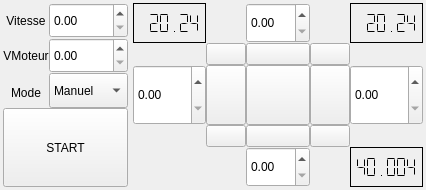
     <widget class="QWidget" name="command_w" native="true">
      <property name="sizePolicy">
       <sizepolicy hsizetype="Expanding" vsizetype="Expanding">
        <horstretch>0</horstretch>
        <verstretch>0</verstretch>
       </sizepolicy>
      </property>
      <layout class="QHBoxLayout" name="horizontalLayout">
       <property name="spacing">
        <number>5</number>
       </property>
       <property name="leftMargin">
        <number>3</number>
       </property>
       <property name="topMargin">
        <number>3</number>
       </property>
       <property name="rightMargin">
        <number>3</number>
       </property>
       <property name="bottomMargin">
        <number>3</number>
       </property>
       <item>
        <layout class="QGridLayout" name="movement_layout">
         <property name="spacing">
          <number>0</number>
         </property>
         <item row="4" column="0" rowspan="2">
          <widget class="QLabel" name="mode_label">
           <property name="minimumSize">
            <size>
             <width>0</width>
             <height>35</height>
            </size>
           </property>
           <property name="maximumSize">
            <size>
             <width>16777215</width>
             <height>30</height>
            </size>
           </property>
           <property name="text">
            <string>Mode</string>
           </property>
           <property name="alignment">
            <set>Qt::AlignCenter</set>
           </property>
          </widget>
         </item>
         <item row="2" column="1" rowspan="2">
          <widget class="QDoubleSpinBox" name="vmoteur_SpBox">
           <property name="minimumSize">
            <size>
             <width>0</width>
             <height>35</height>
            </size>
           </property>
           <property name="maximumSize">
            <size>
             <width>16777215</width>
             <height>35</height>
            </size>
           </property>
           <property name="maximum">
            <double>10000.000000000000000</double>
           </property>
           <property name="stepType">
            <enum>QAbstractSpinBox::AdaptiveDecimalStepType</enum>
           </property>
          </widget>
         </item>
         <item row="0" column="1" rowspan="2">
          <widget class="QDoubleSpinBox" name="vitesse_SpBox">
           <property name="minimumSize">
            <size>
             <width>0</width>
             <height>35</height>
            </size>
           </property>
           <property name="maximumSize">
            <size>
             <width>16777215</width>
             <height>35</height>
            </size>
           </property>
           <property name="decimals">
            <number>2</number>
           </property>
           <property name="maximum">
            <double>10000.000000000000000</double>
           </property>
           <property name="stepType">
            <enum>QAbstractSpinBox::AdaptiveDecimalStepType</enum>
           </property>
          </widget>
         </item>
         <item row="2" column="0" rowspan="2">
          <widget class="QLabel" name="vmoteur_label">
           <property name="minimumSize">
            <size>
             <width>0</width>
             <height>35</height>
            </size>
           </property>
           <property name="maximumSize">
            <size>
             <width>16777215</width>
             <height>35</height>
            </size>
           </property>
           <property name="text">
            <string>VMoteur</string>
           </property>
           <property name="alignment">
            <set>Qt::AlignCenter</set>
           </property>
          </widget>
         </item>
         <item row="0" column="0" rowspan="2">
          <widget class="QLabel" name="vitesse_label">
           <property name="minimumSize">
            <size>
             <width>0</width>
             <height>35</height>
            </size>
           </property>
           <property name="maximumSize">
            <size>
             <width>16777215</width>
             <height>35</height>
            </size>
           </property>
           <property name="text">
            <string>Vitesse</string>
           </property>
           <property name="alignment">
            <set>Qt::AlignCenter</set>
           </property>
          </widget>
         </item>
         <item row="4" column="1" rowspan="2">
          <widget class="QComboBox" name="mode_cB">
           <property name="minimumSize">
            <size>
             <width>0</width>
             <height>35</height>
            </size>
           </property>
           <property name="maximumSize">
            <size>
             <width>16777215</width>
             <height>35</height>
            </size>
           </property>
           <item>
            <property name="text">
             <string>Manuel</string>
            </property>
           </item>
           <item>
            <property name="text">
             <string>Aléatoire</string>
            </property>
           </item>
           <item>
            <property name="text">
             <string>Tracking</string>
            </property>
           </item>
          </widget>
         </item>
         <item row="6" column="0" colspan="2">
          <widget class="QPushButton" name="start_b">
           <property name="sizePolicy">
            <sizepolicy hsizetype="Minimum" vsizetype="MinimumExpanding">
             <horstretch>0</horstretch>
             <verstretch>0</verstretch>
            </sizepolicy>
           </property>
           <property name="text">
            <string>START</string>
           </property>
           <property name="checkable">
            <bool>true</bool>
           </property>
           <property name="autoExclusive">
            <bool>true</bool>
           </property>
          </widget>
         </item>
        </layout>
       </item>
       <item>
        <layout class="QGridLayout" name="distance_layout">
         <property name="spacing">
          <number>0</number>
         </property>
         <item row="0" column="3">
          <widget class="QLabel" name="frontright_distance_icon">
           <property name="sizePolicy">
            <sizepolicy hsizetype="Preferred" vsizetype="Preferred">
             <horstretch>0</horstretch>
             <verstretch>0</verstretch>
            </sizepolicy>
           </property>
           <property name="minimumSize">
            <size>
             <width>0</width>
             <height>0</height>
            </size>
           </property>
           <property name="maximumSize">
            <size>
             <width>50</width>
             <height>50</height>
            </size>
           </property>
           <property name="text">
            <string/>
           </property>
           <property name="pixmap">
            <pixmap>../8f094b71/Iconsmind-Outline-View-Width_512_r90.ico</pixmap>
           </property>
           <property name="scaledContents">
            <bool>true</bool>
           </property>
          </widget>
         </item>
         <item row="2" column="3">
          <widget class="QPushButton" name="right_command_b">
           <property name="sizePolicy">
            <sizepolicy hsizetype="MinimumExpanding" vsizetype="MinimumExpanding">
             <horstretch>0</horstretch>
             <verstretch>0</verstretch>
            </sizepolicy>
           </property>
           <property name="maximumSize">
            <size>
             <width>16777215</width>
             <height>16777215</height>
            </size>
           </property>
           <property name="text">
            <string/>
           </property>
           <property name="icon">
            <iconset>
             <normaloff>:/icons/arrow-24-128.ico</normaloff>:/icons/arrow-24-128.ico</iconset>
           </property>
           <property name="iconSize">
            <size>
             <width>40</width>
             <height>40</height>
            </size>
           </property>
           <property name="checkable">
            <bool>true</bool>
           </property>
           <property name="autoExclusive">
            <bool>true</bool>
           </property>
          </widget>
         </item>
         <item row="2" column="0">
          <widget class="QDoubleSpinBox" name="left_distance_SpBox">
           <property name="sizePolicy">
            <sizepolicy hsizetype="MinimumExpanding" vsizetype="MinimumExpanding">
             <horstretch>0</horstretch>
             <verstretch>0</verstretch>
            </sizepolicy>
           </property>
           <property name="maximum">
            <double>100.000000000000000</double>
           </property>
           <property name="stepType">
            <enum>QAbstractSpinBox::AdaptiveDecimalStepType</enum>
           </property>
          </widget>
         </item>
         <item row="0" column="4">
          <widget class="QLCDNumber" name="frontright_distance_lcd">
           <property name="sizePolicy">
            <sizepolicy hsizetype="MinimumExpanding" vsizetype="MinimumExpanding">
             <horstretch>0</horstretch>
             <verstretch>0</verstretch>
            </sizepolicy>
           </property>
           <property name="frameShadow">
            <enum>QFrame::Plain</enum>
           </property>
           <property name="lineWidth">
            <number>1</number>
           </property>
           <property name="smallDecimalPoint">
            <bool>false</bool>
           </property>
           <property name="digitCount">
            <number>6</number>
           </property>
           <property name="segmentStyle">
            <enum>QLCDNumber::Flat</enum>
           </property>
           <property name="value" stdset="0">
            <double>20.239999999999998</double>
           </property>
          </widget>
         </item>
         <item row="4" column="4">
          <widget class="QLCDNumber" name="rear_distance_lcd">
           <property name="sizePolicy">
            <sizepolicy hsizetype="MinimumExpanding" vsizetype="MinimumExpanding">
             <horstretch>0</horstretch>
             <verstretch>0</verstretch>
            </sizepolicy>
           </property>
           <property name="frameShape">
            <enum>QFrame::Box</enum>
           </property>
           <property name="frameShadow">
            <enum>QFrame::Plain</enum>
           </property>
           <property name="digitCount">
            <number>6</number>
           </property>
           <property name="segmentStyle">
            <enum>QLCDNumber::Flat</enum>
           </property>
           <property name="value" stdset="0">
            <double>40.003999999999998</double>
           </property>
          </widget>
         </item>
         <item row="1" column="2">
          <widget class="QPushButton" name="up_command_b">
           <property name="sizePolicy">
            <sizepolicy hsizetype="MinimumExpanding" vsizetype="MinimumExpanding">
             <horstretch>0</horstretch>
             <verstretch>0</verstretch>
            </sizepolicy>
           </property>
           <property name="maximumSize">
            <size>
             <width>16777215</width>
             <height>16777215</height>
            </size>
           </property>
           <property name="text">
            <string/>
           </property>
           <property name="icon">
            <iconset>
             <normaloff>:/icons/arrow-141-128.ico</normaloff>:/icons/arrow-141-128.ico</iconset>
           </property>
           <property name="iconSize">
            <size>
             <width>40</width>
             <height>40</height>
            </size>
           </property>
           <property name="checkable">
            <bool>true</bool>
           </property>
           <property name="autoExclusive">
            <bool>true</bool>
           </property>
           <property name="autoDefault">
            <bool>false</bool>
           </property>
           <property name="default">
            <bool>false</bool>
           </property>
           <property name="flat">
            <bool>false</bool>
           </property>
          </widget>
         </item>
         <item row="3" column="2">
          <widget class="QPushButton" name="down_command_b">
           <property name="sizePolicy">
            <sizepolicy hsizetype="MinimumExpanding" vsizetype="MinimumExpanding">
             <horstretch>0</horstretch>
             <verstretch>0</verstretch>
            </sizepolicy>
           </property>
           <property name="maximumSize">
            <size>
             <width>16777215</width>
             <height>16777215</height>
            </size>
           </property>
           <property name="text">
            <string/>
           </property>
           <property name="icon">
            <iconset>
             <normaloff>:/icons/arrow-203-128.ico</normaloff>:/icons/arrow-203-128.ico</iconset>
           </property>
           <property name="iconSize">
            <size>
             <width>40</width>
             <height>40</height>
            </size>
           </property>
           <property name="checkable">
            <bool>true</bool>
           </property>
           <property name="autoExclusive">
            <bool>true</bool>
           </property>
          </widget>
         </item>
         <item row="2" column="1">
          <widget class="QPushButton" name="left_command_b">
           <property name="sizePolicy">
            <sizepolicy hsizetype="MinimumExpanding" vsizetype="MinimumExpanding">
             <horstretch>0</horstretch>
             <verstretch>0</verstretch>
            </sizepolicy>
           </property>
           <property name="maximumSize">
            <size>
             <width>16777215</width>
             <height>16777215</height>
            </size>
           </property>
           <property name="text">
            <string/>
           </property>
           <property name="icon">
            <iconset>
             <normaloff>:/icons/arrow-88-128.ico</normaloff>:/icons/arrow-88-128.ico</iconset>
           </property>
           <property name="iconSize">
            <size>
             <width>40</width>
             <height>40</height>
            </size>
           </property>
           <property name="checkable">
            <bool>true</bool>
           </property>
           <property name="autoExclusive">
            <bool>true</bool>
           </property>
          </widget>
         </item>
         <item row="4" column="2">
          <widget class="QDoubleSpinBox" name="down_distance_SpBox">
           <property name="sizePolicy">
            <sizepolicy hsizetype="MinimumExpanding" vsizetype="MinimumExpanding">
             <horstretch>0</horstretch>
             <verstretch>0</verstretch>
            </sizepolicy>
           </property>
           <property name="maximum">
            <double>100.000000000000000</double>
           </property>
           <property name="stepType">
            <enum>QAbstractSpinBox::AdaptiveDecimalStepType</enum>
           </property>
          </widget>
         </item>
         <item row="2" column="4">
          <widget class="QDoubleSpinBox" name="right_distance_SpBox">
           <property name="sizePolicy">
            <sizepolicy hsizetype="MinimumExpanding" vsizetype="MinimumExpanding">
             <horstretch>0</horstretch>
             <verstretch>0</verstretch>
            </sizepolicy>
           </property>
           <property name="maximum">
            <double>100.000000000000000</double>
           </property>
           <property name="stepType">
            <enum>QAbstractSpinBox::AdaptiveDecimalStepType</enum>
           </property>
          </widget>
         </item>
         <item row="0" column="2">
          <widget class="QDoubleSpinBox" name="up_distance_SpBox">
           <property name="sizePolicy">
            <sizepolicy hsizetype="MinimumExpanding" vsizetype="MinimumExpanding">
             <horstretch>0</horstretch>
             <verstretch>0</verstretch>
            </sizepolicy>
           </property>
           <property name="maximum">
            <double>100.000000000000000</double>
           </property>
           <property name="stepType">
            <enum>QAbstractSpinBox::AdaptiveDecimalStepType</enum>
           </property>
          </widget>
         </item>
         <item row="4" column="3">
          <widget class="QLabel" name="rear_distance_icon">
           <property name="minimumSize">
            <size>
             <width>25</width>
             <height>40</height>
            </size>
           </property>
           <property name="maximumSize">
            <size>
             <width>50</width>
             <height>50</height>
            </size>
           </property>
           <property name="text">
            <string/>
           </property>
           <property name="pixmap">
            <pixmap>../8f094b71/Iconsmind-Outline-View-Width_512_r90.ico</pixmap>
           </property>
           <property name="scaledContents">
            <bool>true</bool>
           </property>
          </widget>
         </item>
         <item row="2" column="2">
          <widget class="QPushButton" name="nomove_b">
           <property name="sizePolicy">
            <sizepolicy hsizetype="MinimumExpanding" vsizetype="MinimumExpanding">
             <horstretch>0</horstretch>
             <verstretch>0</verstretch>
            </sizepolicy>
           </property>
           <property name="minimumSize">
            <size>
             <width>60</width>
             <height>60</height>
            </size>
           </property>
           <property name="maximumSize">
            <size>
             <width>16777215</width>
             <height>16777215</height>
            </size>
           </property>
           <property name="text">
            <string/>
           </property>
           <property name="icon">
            <iconset>
             <normaloff>:/icons/robot.ico</normaloff>:/icons/robot.ico</iconset>
           </property>
           <property name="iconSize">
            <size>
             <width>60</width>
             <height>60</height>
            </size>
           </property>
           <property name="checkable">
            <bool>true</bool>
           </property>
           <property name="autoExclusive">
            <bool>true</bool>
           </property>
          </widget>
         </item>
         <item row="0" column="1">
          <widget class="QLabel" name="frontleft_distance_icon">
           <property name="sizePolicy">
            <sizepolicy hsizetype="Preferred" vsizetype="Preferred">
             <horstretch>0</horstretch>
             <verstretch>0</verstretch>
            </sizepolicy>
           </property>
           <property name="minimumSize">
            <size>
             <width>25</width>
             <height>40</height>
            </size>
           </property>
           <property name="maximumSize">
            <size>
             <width>50</width>
             <height>50</height>
            </size>
           </property>
           <property name="text">
            <string/>
           </property>
           <property name="pixmap">
            <pixmap>../8f094b71/Iconsmind-Outline-View-Width_512_r90.ico</pixmap>
           </property>
           <property name="scaledContents">
            <bool>true</bool>
           </property>
          </widget>
         </item>
         <item row="0" column="0">
          <widget class="QLCDNumber" name="frontleft_distance_lcd">
           <property name="sizePolicy">
            <sizepolicy hsizetype="MinimumExpanding" vsizetype="MinimumExpanding">
             <horstretch>0</horstretch>
             <verstretch>0</verstretch>
            </sizepolicy>
           </property>
           <property name="frameShadow">
            <enum>QFrame::Plain</enum>
           </property>
           <property name="lineWidth">
            <number>1</number>
           </property>
           <property name="smallDecimalPoint">
            <bool>false</bool>
           </property>
           <property name="digitCount">
            <number>6</number>
           </property>
           <property name="segmentStyle">
            <enum>QLCDNumber::Flat</enum>
           </property>
           <property name="value" stdset="0">
            <double>20.239999999999998</double>
           </property>
          </widget>
         </item>
         <item row="1" column="3">
          <widget class="QPushButton" name="upright_command_b">
           <property name="sizePolicy">
            <sizepolicy hsizetype="MinimumExpanding" vsizetype="MinimumExpanding">
             <horstretch>0</horstretch>
             <verstretch>0</verstretch>
            </sizepolicy>
           </property>
           <property name="maximumSize">
            <size>
             <width>16777215</width>
             <height>16777215</height>
            </size>
           </property>
           <property name="text">
            <string/>
           </property>
           <property name="icon">
            <iconset>
             <normaloff>:/icons/arrow-141-128.ico</normaloff>:/icons/arrow-141-128.ico</iconset>
           </property>
           <property name="iconSize">
            <size>
             <width>30</width>
             <height>30</height>
            </size>
           </property>
           <property name="checkable">
            <bool>true</bool>
           </property>
           <property name="autoExclusive">
            <bool>true</bool>
           </property>
           <property name="autoDefault">
            <bool>false</bool>
           </property>
           <property name="default">
            <bool>false</bool>
           </property>
           <property name="flat">
            <bool>false</bool>
           </property>
          </widget>
         </item>
         <item row="1" column="1">
          <widget class="QPushButton" name="upleft_command_b">
           <property name="sizePolicy">
            <sizepolicy hsizetype="MinimumExpanding" vsizetype="MinimumExpanding">
             <horstretch>0</horstretch>
             <verstretch>0</verstretch>
            </sizepolicy>
           </property>
           <property name="maximumSize">
            <size>
             <width>16777215</width>
             <height>16777215</height>
            </size>
           </property>
           <property name="text">
            <string/>
           </property>
           <property name="icon">
            <iconset>
             <normaloff>:/icons/arrow-141-128.ico</normaloff>:/icons/arrow-141-128.ico</iconset>
           </property>
           <property name="iconSize">
            <size>
             <width>30</width>
             <height>30</height>
            </size>
           </property>
           <property name="checkable">
            <bool>true</bool>
           </property>
           <property name="autoExclusive">
            <bool>true</bool>
           </property>
           <property name="autoDefault">
            <bool>false</bool>
           </property>
           <property name="default">
            <bool>false</bool>
           </property>
           <property name="flat">
            <bool>false</bool>
           </property>
          </widget>
         </item>
         <item row="3" column="1">
          <widget class="QPushButton" name="downleft_command_b">
           <property name="sizePolicy">
            <sizepolicy hsizetype="MinimumExpanding" vsizetype="MinimumExpanding">
             <horstretch>0</horstretch>
             <verstretch>0</verstretch>
            </sizepolicy>
           </property>
           <property name="maximumSize">
            <size>
             <width>16777215</width>
             <height>16777215</height>
            </size>
           </property>
           <property name="text">
            <string/>
           </property>
           <property name="icon">
            <iconset>
             <normaloff>:/icons/arrow-141-128.ico</normaloff>:/icons/arrow-141-128.ico</iconset>
           </property>
           <property name="iconSize">
            <size>
             <width>30</width>
             <height>30</height>
            </size>
           </property>
           <property name="checkable">
            <bool>true</bool>
           </property>
           <property name="autoExclusive">
            <bool>true</bool>
           </property>
           <property name="autoDefault">
            <bool>false</bool>
           </property>
           <property name="default">
            <bool>false</bool>
           </property>
           <property name="flat">
            <bool>false</bool>
           </property>
          </widget>
         </item>
         <item row="3" column="3">
          <widget class="QPushButton" name="downright_command_b">
           <property name="sizePolicy">
            <sizepolicy hsizetype="MinimumExpanding" vsizetype="MinimumExpanding">
             <horstretch>0</horstretch>
             <verstretch>0</verstretch>
            </sizepolicy>
           </property>
           <property name="maximumSize">
            <size>
             <width>16777215</width>
             <height>16777215</height>
            </size>
           </property>
           <property name="text">
            <string/>
           </property>
           <property name="icon">
            <iconset>
             <normaloff>:/icons/arrow-141-128.ico</normaloff>:/icons/arrow-141-128.ico</iconset>
           </property>
           <property name="iconSize">
            <size>
             <width>30</width>
             <height>30</height>
            </size>
           </property>
           <property name="checkable">
            <bool>true</bool>
           </property>
           <property name="autoExclusive">
            <bool>true</bool>
           </property>
           <property name="autoDefault">
            <bool>false</bool>
           </property>
           <property name="default">
            <bool>false</bool>
           </property>
           <property name="flat">
            <bool>false</bool>
           </property>
          </widget>
         </item>
        </layout>
       </item>
      </layout>
     </widget>
